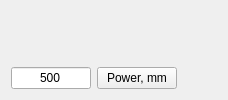
       <widget class="QWidget" name="tab_3">
        <attribute name="title">
         <string>Plot 2</string>
        </attribute>
        <layout class="QVBoxLayout" name="verticalLayout_3">
         <item>
          <widget class="QWidget" name="widget" native="true">
           <property name="sizePolicy">
            <sizepolicy hsizetype="Expanding" vsizetype="Expanding">
             <horstretch>0</horstretch>
             <verstretch>0</verstretch>
            </sizepolicy>
           </property>
          </widget>
         </item>
         <item>
          <layout class="QHBoxLayout" name="horizontalLayout_3">
           <item>
            <widget class="QLineEdit" name="ln_power">
             <property name="sizePolicy">
              <sizepolicy hsizetype="Minimum" vsizetype="Fixed">
               <horstretch>0</horstretch>
               <verstretch>0</verstretch>
              </sizepolicy>
             </property>
             <property name="maximumSize">
              <size>
               <width>80</width>
               <height>16777215</height>
              </size>
             </property>
             <property name="text">
              <string>500</string>
             </property>
             <property name="alignment">
              <set>Qt::AlignCenter</set>
             </property>
            </widget>
           </item>
           <item>
            <widget class="QPushButton" name="btn_power">
             <property name="text">
              <string>Power, mm</string>
             </property>
            </widget>
           </item>
           <item>
            <spacer name="horizontalSpacer_13">
             <property name="orientation">
              <enum>Qt::Horizontal</enum>
             </property>
             <property name="sizeHint" stdset="0">
              <size>
               <width>40</width>
               <height>20</height>
              </size>
             </property>
            </spacer>
           </item>
          </layout>
         </item>
        </layout>
       </widget>
